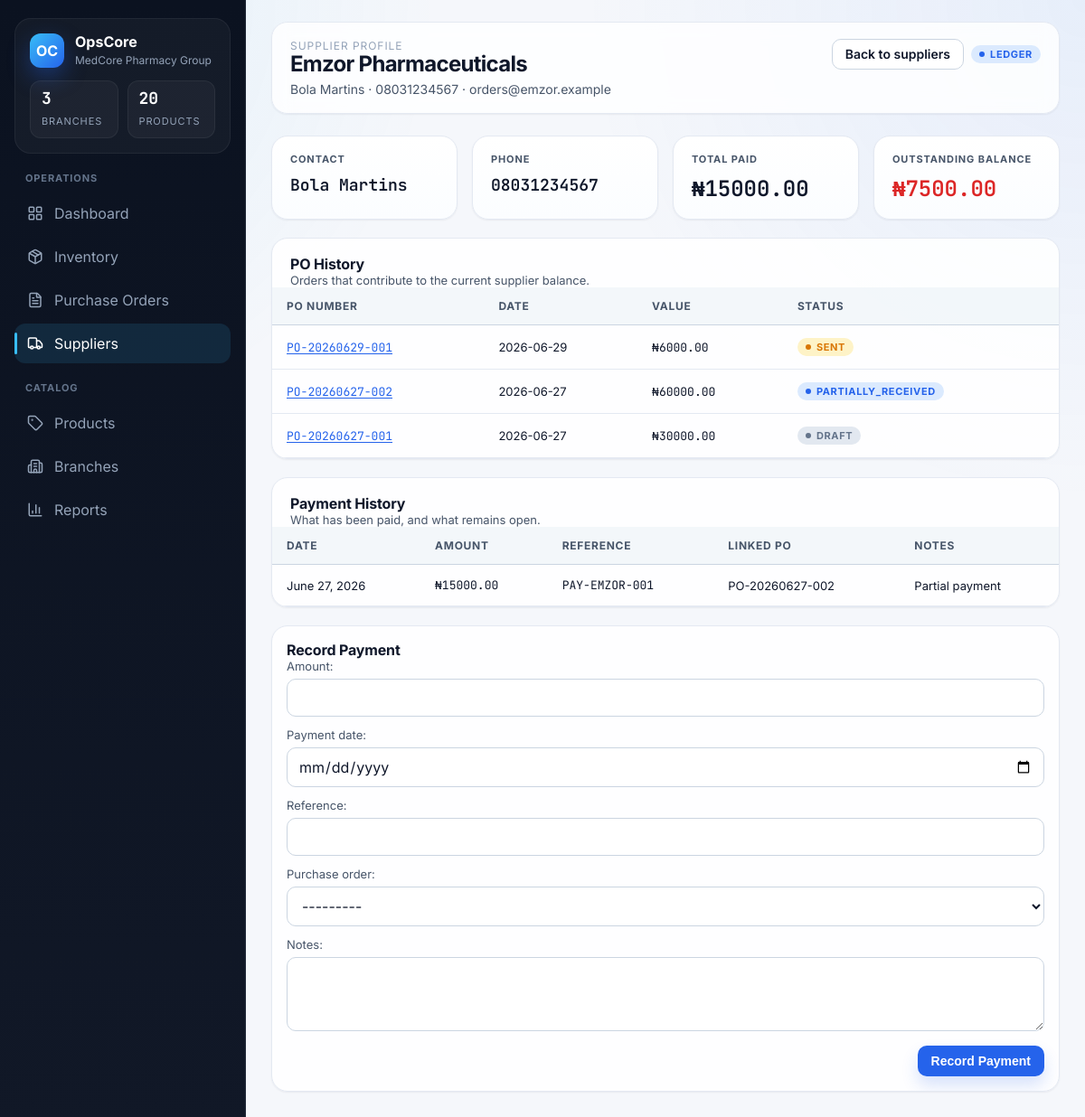
The page /suppliers/1/ on the database its author committed.
### core/models.py (models this page shows, shortened)
class TimeStampedModel(models.Model):
    created_at = models.DateTimeField(auto_now_add=True)
    updated_at = models.DateTimeField(auto_now=True)
    class Meta:
        abstract = True

class Supplier(TimeStampedModel):
    name = models.CharField(max_length=160)
    contact_name = models.CharField(max_length=120)
    phone = models.CharField(max_length=40)
    email = models.EmailField(blank=True, null=True)
    products_supplied = models.TextField(blank=True, null=True)
    class Meta:
        ordering = ['name']
    @property
    def total_paid(self):
        return self.payments.aggregate(total=Sum('amount'))['total'] or Decimal('0.00')
    @property
    def total_po_value(self):
        line_total = ExpressionWrapper(
            F('quantity_received') * F('unit_price'),
            output_field=DecimalField(max_digits=14, decimal_places=2),
        )
        total = (
            PurchaseOrderItem.objects.filter(
                purchase_order__supplier=self,
                purchase_order__status__in=[PurchaseOrder.Status.PARTIALLY_RECEIVED, PurchaseOrder.Status.FULLY_RECEIVED],
            ).aggregate(total=Sum(line_total))['total']
        )
        return total or Decimal('0.00')
    @property
    def outstanding_balance(self):
        return self.total_po_value - self.total_paid

class PurchaseOrder(TimeStampedModel):
    class Status(models.TextChoices):
        DRAFT = 'draft', 'draft'
        SENT = 'sent', 'sent'
        PARTIALLY_RECEIVED = 'partially_received', 'partially_received'
        FULLY_RECEIVED = 'fully_received', 'fully_received'
        CANCELLED = 'cancelled', 'cancelled'
    po_number = models.CharField(max_length=20, unique=True, blank=True)
    branch = models.ForeignKey(Branch, on_delete=models.PROTECT, related_name='purchase_orders')
    supplier = models.ForeignKey(Supplier, on_delete=models.PROTECT, related_name='purchase_orders')
    status = models.CharField(max_length=30, choices=Status.choices, default=Status.DRAFT)
    notes = models.TextField(blank=True, null=True)
    class Meta:
        ordering = ['-created_at', '-id']
    def __str__(self) -> str:
        return self.po_number or 'Draft PO'
    @property
    def total_value(self):
        total = self.items.aggregate(
            total=Sum(ExpressionWrapper(F('quantity_ordered') * F('unit_price'), output_field=DecimalField(max_digits=14, decimal_places=2)))
        )['total']
        return total or Decimal('0.00')

class SupplierPayment(TimeStampedModel):
    supplier = models.ForeignKey(Supplier, on_delete=models.CASCADE, related_name='payments')
    purchase_order = models.ForeignKey(PurchaseOrder, on_delete=models.SET_NULL, blank=True, null=True, related_name='payments')
    amount = models.DecimalField(max_digits=12, decimal_places=2)
    payment_date = models.DateField()
    reference = models.CharField(max_length=120)
    notes = models.TextField(blank=True, null=True)
    class Meta:
        ordering = ['-payment_date', '-id']

### core/views.py (the view)
# urls.py: path('suppliers/<int:pk>/', views.supplier_detail, name='supplier_detail'),
def supplier_detail(request, pk):
    supplier = get_object_or_404(Supplier, pk=pk)
    payments = supplier.payments.select_related('purchase_order')
    po_history = supplier.purchase_orders.select_related('branch').prefetch_related('items__product')
    if request.method == 'POST':
        form = SupplierPaymentForm(request.POST)
        if form.is_valid():
            payment = SupplierPayment.objects.create(
                supplier=form.cleaned_data['supplier'],
                purchase_order=form.cleaned_data['purchase_order'],
                amount=form.cleaned_data['amount'],
                payment_date=form.cleaned_data['payment_date'],
                reference=form.cleaned_data['reference'],
                notes=form.cleaned_data['notes'],
            )
            return redirect('supplier_detail', pk=payment.supplier_id)
    else:
        form = SupplierPaymentForm(initial={'supplier': supplier})
        form.fields['supplier'].widget = forms.HiddenInput()  # type: ignore[name-defined]
    return render(request, 'core/supplier_detail.html', {'supplier': supplier, 'payments': payments, 'po_history': po_history, 'form': form})

### core/forms.py
class SupplierPaymentForm(forms.Form):
    supplier = forms.ModelChoiceField(queryset=Supplier.objects.all())
    amount = forms.DecimalField(min_value=0, decimal_places=2, max_digits=12)
    payment_date = forms.DateField(widget=forms.DateInput(attrs={'type': 'date'}))
    reference = forms.CharField()
    purchase_order = forms.ModelChoiceField(queryset=PurchaseOrder.objects.all(), required=False)
    notes = forms.CharField(required=False, widget=forms.Textarea(attrs={'rows': 3}))

### core/templates/core/supplier_detail.html (shortened to what this page needs)
{% extends "base.html" %}
{% block content %}
  <div class="page-header">
    <div>
      <div class="crumb">Supplier Profile</div>
      <h1 class="page-title">{{ supplier.name }}</h1>
      <div class="page-subtitle">{{ supplier.contact_name }} &middot; {{ supplier.phone }}{% if supplier.email %} &middot; {{ supplier.email }}{% endif %}</div>
    </div>
    <div class="top-actions">
      <a class="btn btn-secondary" href="{% url 'suppliers_list' %}">Back to suppliers</a>
      <span class="badge status-partially_received"><span class="dot" style="background: currentColor;"></span>ledger</span>
    </div>
  </div>
  <section class="grid-4">
    <div class="card"><div class="metric-label">Contact</div><p class="metric-value" style="font-size:18px;">{{ supplier.contact_name }}</p></div>
    <div class="card"><div class="metric-label">Phone</div><p class="metric-value" style="font-size:18px;">{{ supplier.phone }}</p></div>
    <div class="card"><div class="metric-label">Total Paid</div><p class="metric-value">&#8358;{{ supplier.total_paid|floatformat:2 }}</p></div>
    <div class="card"><div class="metric-label">Outstanding Balance</div><p class="metric-value {% if supplier.outstanding_balance > 0 %}qty-zero{% endif %}">&#8358;{{ supplier.outstanding_balance|floatformat:2 }}</p></div>
  </section>
  <section class="panel">
    <div class="panel-head">
      <div>
        <h2 class="section-title">PO History</h2>
        <div class="section-meta">Orders that contribute to the current supplier balance.</div>
      </div>
    </div>
    <div class="table-wrap">
      <table>
        <thead>
          <tr>
            <th>PO Number</th>
            <th>Date</th>
            <th>Value</th>
            <th>Status</th>
          </tr>
        </thead>
        <tbody>
          {% for po in po_history %}
            <tr>
              <td><a href="{% url 'purchase_order_detail' po.pk %}" class="mono">{{ po.po_number }}</a></td>
              <td>{{ po.created_at|date:"Y-m-d" }}</td>
              <td class="mono">&#8358;{{ po.total_value|floatformat:2 }}</td>
              <td><span class="badge status-{{ po.status }}"><span class="dot" style="background: currentColor;"></span>{{ po.status }}</span></td>
            </tr>
          {% endfor %}
        </tbody>
      </table>
    </div>
  </section>
  <section class="panel">
    <div class="panel-head">
      <div>
        <h2 class="section-title">Payment History</h2>
        <div class="section-meta">What has been paid, and what remains open.</div>
      </div>
    </div>
    <div class="table-wrap">
      <table>
        <thead>
          <tr>
            <th>Date</th>
            <th>Amount</th>
            <th>Reference</th>
            <th>Linked PO</th>
            <th>Notes</th>
          </tr>
        </thead>
        <tbody>
          {% for payment in payments %}
            <tr>
              <td>{{ payment.payment_date }}</td>
              <td class="mono">&#8358;{{ payment.amount|floatformat:2 }}</td>
              <td class="mono">{{ payment.reference }}</td>
              <td>{% if payment.purchase_order %}{{ payment.purchase_order.po_number }}{% else %}-{% endif %}</td>
              <td>{{ payment.notes|default:"-" }}</td>
            </tr>
          {% endfor %}
        </tbody>
      </table>
    </div>
  </section>
  <section class="panel" style="padding:16px;">
    <h2 class="section-title">Record Payment</h2>
    <form method="post">
      {{ form.as_p }}
      <div style="display:flex;justify-content:flex-end;margin-top:12px;">
        <button class="btn btn-primary" type="submit">Record Payment</button>
      </div>
    </form>
  </section>
{% endblock %}

### rows shown on the page
Supplier: name "Emzor Pharmaceuticals", contact_name "Bola Martins", phone "08031234567", email "orders@emzor.example", total_paid "15000.00", outstanding_balance "7500.00"
PurchaseOrder: po_number "PO-20260629-001", created_at "2026-06-29", total_value "6000.00", status "SENT"
PurchaseOrder: po_number "PO-20260627-002", created_at "2026-06-27", total_value "60000.00", status "PARTIALLY_RECEIVED"
PurchaseOrder: po_number "PO-20260627-001", created_at "2026-06-27", total_value "30000.00", status "DRAFT"
SupplierPayment: payment_date "June 27, 2026", amount "15000.00", reference "PAY-EMZOR-001", purchase_order.po_number "PO-20260627-002", notes "Partial payment"
